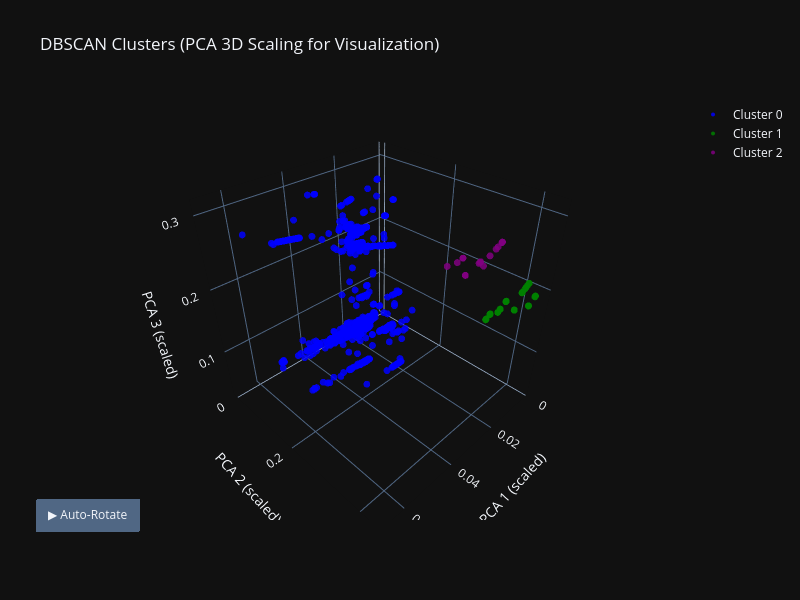

The cell this chart's notebook holds for it:
### Markdown cell above
## 5.1 PCA 3D Visualization of Level 2 Clusters

To inspect the structure of the medium-density clusters obtained in Level 2, we project
the noise from Level 1 into a 3D PCA space and visualize only the non-noise clusters.

As in Level 1, the PCA components are rescaled with `MinMaxScaler` for better visual
balance, and we use an animated 3D Plotly scatter to rotate the camera around the
clusters. This helps assess how well-separated these new groups are and how they
occupy the remaining behavioral space once the densest bots have been removed.

### Code cell
X_pca = pca.fit_transform(X_scaled)

# ==========================
# 1.1) SCALING PCA FOR VISUALIZATION ONLY
# ==========================
scaler_vis = MinMaxScaler()
X_pca_vis = scaler_vis.fit_transform(X_pca)

# ==========================
# 2) Prepare clusters
# ==========================
clusters = df_reduced_noise['cluster'].values
unique_clusters = np.unique(clusters)

# ==========================
# 3) Create interactive figure
# ==========================
fig = go.Figure()
colors = ['red', 'blue', 'green', 'purple', 'brown',
          'pink', 'gray', 'cyan', 'magenta']

for i, cluster in enumerate(unique_clusters):
    if cluster == -1:
        continue
    cluster_mask = clusters == cluster
    label = f"Cluster {cluster}" if cluster != -1 else "Noise"

    fig.add_trace(go.Scatter3d(
        x=X_pca_vis[cluster_mask, 0],
        y=X_pca_vis[cluster_mask, 1],
        z=X_pca_vis[cluster_mask, 2],
        mode='markers',
        marker=dict(
            size=4,
            color=colors[i % len(colors)],
            opacity=0.85
        ),
        name=label
    ))

# ==========================
# 4) Layout
# ==========================
fig.update_layout(
    title="DBSCAN Clusters (PCA 3D Scaling for Visualization)",
    scene=dict(
        xaxis_title='PCA 1 (scaled)',
        yaxis_title='PCA 2 (scaled)',
        zaxis_title='PCA 3 (scaled)'
    ),
    width=800,
    height=600
)


def rotate_camera(angle):
    return dict(
        eye=dict(
            x=2*np.cos(angle),
            y=2*np.sin(angle),
            z=0.5
        )
    )

frames = []
angles = np.linspace(0, 2*np.pi, 120)  # 120 steps for 360°

for angle in angles:
    frames.append(
        go.Frame(layout=dict(scene_camera=rotate_camera(angle)))
    )

fig.frames = frames

fig.update_layout(
    updatemenus=[
        dict(
            type="buttons",
            showactive=False,
            buttons=[
                dict(
                    label="▶ Auto-Rotate",
                    method="animate",
                    args=[
                        None,
                        dict(frame=dict(duration=50, redraw=True),
                             fromcurrent=True,
                             transition=dict(duration=0))
                    ]
                )
            ],
            x=0.1,
            y=0.05
        )
    ]
)
# ==========================
# 5) Show figure
# ==========================
fig.show()

### Figure 1 — Plotly figure (JSON) as saved in the notebook; plotly's stock layout.template omitted (floating-point values rounded to 4 significant figures; data arrays with more than 128 entries replaced by an {"elided": "..."} marker saying what was removed)
{"data": [{"marker": {"color": "blue", "opacity": 0.85, "size": 4}, "mode": "markers", "name": "Cluster 0", "x": {"elided": "2358 float values"}, "y": {"elided": "2358 float values"}, "z": {"elided": "2358 float values"}, "type": "scatter3d"}, {"marker": {"color": "green", "opacity": 0.85, "size": 4}, "mode": "markers", "name": "Cluster 1", "x": {"elided": "467 float values"}, "y": {"elided": "467 float values"}, "z": {"elided": "467 float values"}, "type": "scatter3d"}, {"marker": {"color": "purple", "opacity": 0.85, "size": 4}, "mode": "markers", "name": "Cluster 2", "x": {"elided": "156 float values"}, "y": {"elided": "156 float values"}, "z": {"elided": "156 float values"}, "type": "scatter3d"}], "layout": {"title": {"text": "DBSCAN Clusters (PCA 3D Scaling for Visualization)"}, "scene": {"xaxis": {"title": {"text": "PCA 1 (scaled)"}}, "yaxis": {"title": {"text": "PCA 2 (scaled)"}}, "zaxis": {"title": {"text": "PCA 3 (scaled)"}}}, "width": 800, "height": 600, "updatemenus": [{"buttons": [{"args": [null, {"frame": {"duration": 50, "redraw": true}, "fromcurrent": true, "transition": {"duration": 0}}], "label": "▶ Auto-Rotate", "method": "animate"}], "showactive": false, "type": "buttons", "x": 0.1, "y": 0.05}]}}
